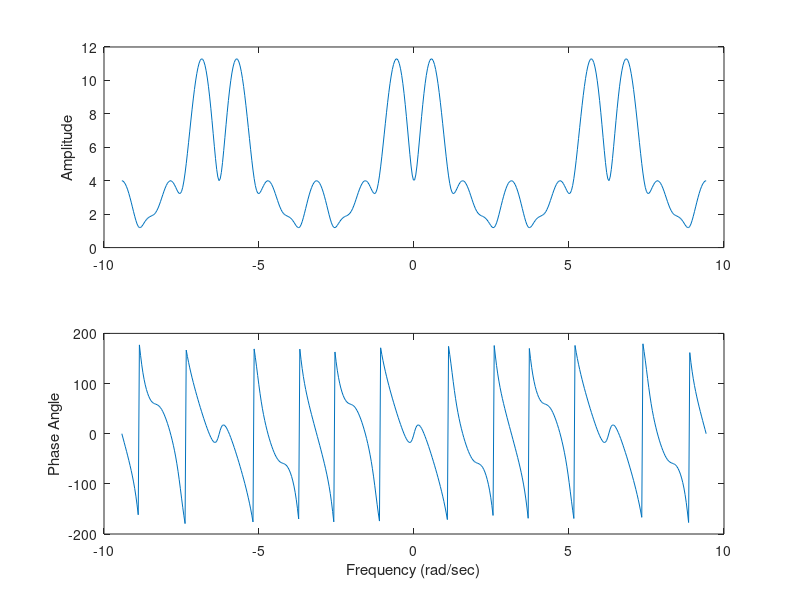

Here is the MATLAB script that generated this plot:
omega = linspace(-3*pi,3*pi,500);

X = 4*exp(-2i.*omega).*(cos(2.*omega) + cos(omega) + 0.5) - ...
        4*exp(-6i.*omega).*(cos(omega)+0.5);

% X = 2*((sin(2.5*omega)/sin(0.5*omega)).*exp(-2i.*omega) ...
%         - (sin(1.5*omega)/sin(0.5*omega)).*exp(-6j.*omega));
subplot(2,1,1);
plot(omega,abs(X));
ylabel('Amplitude')
subplot(2,1,2);
plot(omega,angle(X).*(180/pi));
xlabel('Frequency (rad/sec)')
ylabel('Phase Angle')